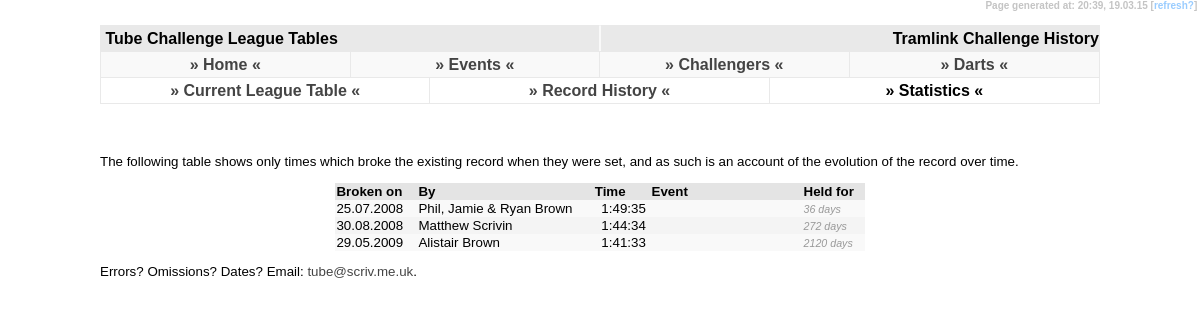
The app's page /tramlink/history/index.php with its own data.
### tables this page shows
CREATE TABLE IF NOT EXISTS `tc_data` (
  `tc_challenge` varchar(3) NOT NULL DEFAULT '',
  `tc_name` varchar(255) NOT NULL DEFAULT '',
  `tc_hours` tinyint(2) NOT NULL DEFAULT '0',
  `tc_mins` tinyint(2) NOT NULL DEFAULT '0',
  `tc_sec` tinyint(2) NOT NULL DEFAULT '0',
  `tc_event` varchar(255) DEFAULT NULL,
  `tc_date` date DEFAULT NULL,
  `tc_fn_station_count` smallint(4) DEFAULT NULL,
  `tc_fn274_excluded_station` varchar(3) DEFAULT NULL,
  `tc_fn_gwr` char(1) DEFAULT NULL,
  `tc_uid` int(4) NOT NULL AUTO_INCREMENT,
  `tc_pending_yn` char(1) NOT NULL DEFAULT 'N',
  `tc_upd_id` varchar(3) NOT NULL DEFAULT '',
  `tc_upd_date` timestamp NOT NULL DEFAULT CURRENT_TIMESTAMP ON UPDATE CURRENT_TIMESTAMP,
  PRIMARY KEY (`tc_uid`)
);

### tramlink/history/index.php (the view, shortened to what this page needs)
<!DOCTYPE html PUBLIC "-//W3C//DTD XHTML 1.0 Strict//EN" "http://www.w3.org/TR/xhtml1/DTD/xhtml1-strict.dtd">
<html xmlns="http://www.w3.org/1999/xhtml" xml:lang="en">
<head>
  <link rel="stylesheet" title="Default" type="text/css" href="../../default.css" />
</head>
<body><div id="temps">Page generated at: <?php echo date("H:i"); ?>,&nbsp;<?php echo date("d.m.y"); ?>&nbsp;[<a class="text" href="javascript:location.reload()">refresh?</a>]&nbsp;</div>
<div id="header1">&nbsp;Tube Challenge League Tables</div>
<div id="header2">&nbsp;Tramlink Challenge History</div>
<?php
	include('../../menu.php');
	include('../../submenu.php');
?>
<div id="content">
	<h3>&nbsp;</h3>
<p>The following table shows only times which broke the existing record when they were set, and as such is an account of the evolution of the record over time.</p>
			<table align="center" border="0" cellpadding="1" cellspacing="0">
				<tr class="newshead">
					<td width="80">Broken on</td>
					<td>By</td>
					<td align="center">Time&nbsp;</td>
					<td width="150">Event</td>
					<td width="60">Held for</td>
				</tr>
				<?php
					$query = "SELECT * FROM tc_data WHERE tc_challenge = 'TRM' AND tc_date is not null ORDER BY tc_date, tc_hours, tc_mins, tc_sec";
					$fnc = mysql_query($query) or die("Select Failed! [302]");
					$fncpos = 0;
						$prevhr = 19;
						$prevmin = 57;
						$prevsec = 47;
					while ($fncdata = mysql_fetch_array($fnc)) {
						$fncpos++;
						if(mktime($fncdata['tc_hours'], $fncdata['tc_mins'], $fncdata['tc_sec']) < mktime($prevhr, $prevmin, $prevsec)){
						if ($fncpos > 1){
						?>
					<td><i><?php $diff = (date("U", strtotime($fncdata['tc_date'])) - $prevdate)/86400; echo round($diff); ?> days</i></td>
				</tr><?php } ?>
				<tr class="row<?php if($fncpos%2 != 0){ echo "1"; } else { echo "2"; } ?>">
					<td><?php if ($fncdata['tc_date']){ echo date("d.m.Y", strtotime($fncdata['tc_date']));} ?></td>
					<td><?php echo $fncdata['tc_name']; ?></td>
					<td width="75" align="right"><?php  echo $fncdata['tc_hours']; ?>:<?php  echo $fncdata['tc_mins']; ?>:<?php  echo $fncdata['tc_sec']; ?></td>
					<td>&nbsp;<i><?php echo $fncdata['tc_event']; ?></i></td>
				<?php	$prevhr = $fncdata['tc_hours'];
						$prevmin = $fncdata['tc_mins'];
						$prevsec = $fncdata['tc_sec'];
						$prevdate = date("U", strtotime($fncdata['tc_date']));
					} } ?>
					<td><i><?php $diff = (date("U", strtotime(date("Y-m-d"))) - $prevdate)/86400; echo round($diff); ?> days</i></td>
				</tr>
			</table>
<p>Errors? Omissions? Dates? Email: <a href="mailto:tube@scriv.me.uk">tube&#64;scriv.me.uk</a>.</p>
</div>
</body>
</html>

### default.css (style rules this page uses)
body { padding: 0; margin: 0; font-family: Trebuchet MS, Arial, Verdana, Helvetica, Calibri, sans-serif; background-color: #fff; font-weight: bold; }
#header1 { position: absolute; height: 25px; border-right: solid 1px #f9f9f9; border-left: solid 1px #e9e9e9; border-top: solid 1px #e9e9e9; border-bottom: solid 1px #e9e9e9; left: 100px; right: 50%; top: 25px; background-color: #e9e9e9; line-height: 25px; vertical-align: middle; }
#header2 { position: absolute; height: 25px; border-left: solid 1px #f9f9f9; border-right: solid 1px #e9e9e9; border-top: solid 1px #e9e9e9; border-bottom: solid 1px #e9e9e9; left: 50%; right: 100px; top: 25px; background-color: #e9e9e9; border-width: 1px; line-height: 25px; vertical-align: middle; text-align: right; }
#content { position: absolute; left: 100px; right: 100px; top: 108px; font-weight: normal; font-size: 10pt; text-align: justify; }
#temps { text-align: right; color: #c4c4c4; font-size: 7.5pt; position: absolute; right: 0px; height: 15px; top: 0px; margin: 0px 0px; vertical-align: middle; background-color: #ffffff; }
.newshead { background-color: #e4e4e4; vertical-align: middle; font-weight: bold; }
.row1 { background-color: #f9f9f9; }
.row2 { background-color: #f4f4f4; }
i { font-size: 8pt; color: #999999; }
a:link { color: #444444; text-decoration: none; }
a.text:link { color: #99ccff; text-decoration: none; }
h3 { padding-top: 15px; margin: 0; }

### records on screen
tc_data: tc_date "25.07.2008", tc_name "Phil, Jamie & Ryan Brown", tc_hours "1", tc_mins "49", tc_sec "35"
tc_data: diff "36", tc_date "30.08.2008", tc_name "Matthew Scrivin", tc_hours "1", tc_mins "44", tc_sec "34"
tc_data: diff "272", tc_date "29.05.2009", tc_name "Alistair Brown", tc_hours "1", tc_mins "41", tc_sec "33", tc_date "2120"
